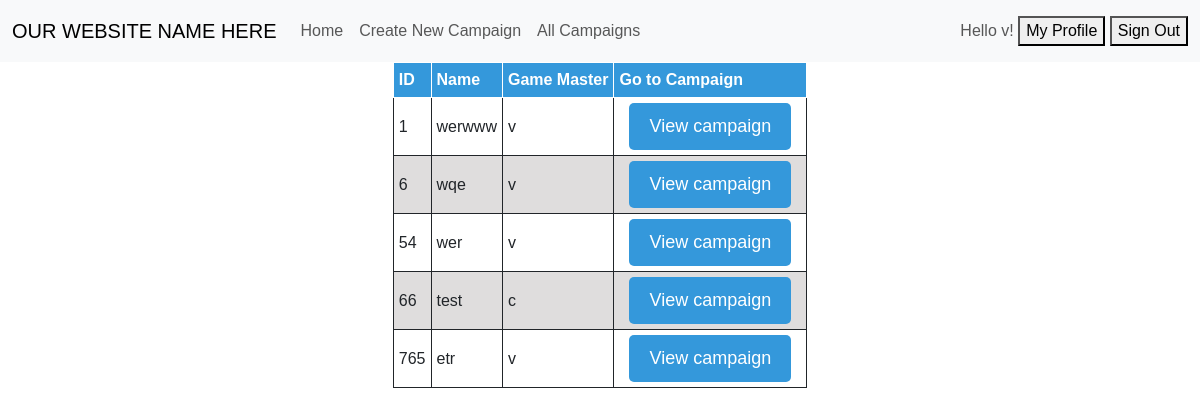
The app's page /campaigns (signed in) with its own data.
### app/models.py (models this page shows)
class Users(db.Model, UserMixin):
    __tablename__ = 'user_table'
    id: Mapped[str] = mapped_column(String, primary_key=True)
    username: Mapped[str] = mapped_column(String, nullable=False)
    email: Mapped[str] = mapped_column(String, nullable=False)
    password: Mapped[bytes] = mapped_column(LargeBinary, nullable=False)
    creation_date: Mapped[str] = mapped_column(String)

class Campaigns(db.Model):
    __tablename__ = 'campaign_table'
    id: Mapped[int] = mapped_column(Integer, primary_key=True)
    name: Mapped[str] = mapped_column(String, nullable=False)
    general_story: Mapped[str] = mapped_column(String)
    game_master_id: Mapped[str] = mapped_column(ForeignKey("user_table.id"))
    game_master: Mapped["Users"] = relationship()
    players: Mapped[str] = mapped_column(String)

### app/routes.py (the view)
@app.route('/campaigns', methods=['GET','POST'])
def campaigns():
    if current_user.is_authenticated:
        username= current_user.id
        campaigns = Campaigns.query.filter(Campaigns.players.contains(username))
        return render_template('all_campaigns.html',user=current_user,campaigns=campaigns,id=id)
    else:
        return render_template('all_campaigns.html',user=current_user)

### app/__init__.py (called while the page is built)
@login_manager.user_loader
def load_user(id):
    try:
        return db.session.query(Users).filter(Users.id == id).one()
    except:
        return None

### templates/all_campaigns.html (shortened to what this page needs)
{% extends 'base.html' %}
{% block main %}
{% if user.is_authenticated %}
    <div class="d-flex justify-content-center">
        <div class="block">
            <table>
            <tr>
                <th>ID</th>
                <th>Name</th>
                <th>Game Master</th>
                <th>Go to Campaign</th>
            </tr>
            {% for campaign in campaigns %}
            {% if loop.index % 2 == 0 %}
            <tr class="even_row">
                {% else %}
            <tr class="odd_row">
                {% endif %}
                <td>{{ campaign.id }}</td>
                <td>{{ campaign.name }}</td>
                <td>{{ campaign.game_master_id }}</td>
                <td><button type="button" class="button" onclick=simple_action("{{ url_for('campaign', id=campaign.id) }}")>View campaign</button></td>
            </tr>
            {% endfor %}
            </table>
            <br/>
        </div>
{% else %}
<p>Please log in to see your campaigns.</p>
{% endif %}
{% endblock %}

### templates/base.html (shortened to what this page needs)
<!DOCTYPE html>
<html lang="en">
<head>
    <link href="https://cdn.jsdelivr.net/npm/bootstrap@5.3.2/dist/css/bootstrap.min.css" rel="stylesheet">
    <link rel="stylesheet"  type="text/css" href="{{ url_for('.static', filename='style.css')}} ">
</head>
<body>
    <nav class="navbar navbar-expand-lg bg-body-tertiary">
        <div class="container-fluid">
          <a class="navbar-brand" href="#">OUR WEBSITE NAME HERE</a>
          <div class="collapse navbar-collapse" id="navbarText">
            <ul class="navbar-nav me-auto mb-2 mb-lg-0">
                <li class="nav-item">
                    <a class="nav-link" href="#" onclick=simple_action("{{ url_for('index') }}")>Home</a>
                  </li>
              <li class="nav-item">
                <a class="nav-link" href="#" onclick=simple_action("{{ url_for('campaign_create') }}")>Create New Campaign</a>
              </li>
              <li class="nav-item">
                <a class="nav-link" href="#" onclick=simple_action("{{ url_for('campaigns') }}")>All Campaigns</a>
              </li>
            </ul>
            <span class="navbar-text">
                {% if user.username|length %}
                Hello {{user.username}}!
                    <button type="button" class="modern-button" onclick=simple_action("{{ url_for('my_profile') }}")>My Profile</button>
                    <button type="button" class="modern-button" onclick=simple_action("{{ url_for('users_sign_out') }}")>Sign Out</button>
                {% else %}
                    <button type="button" class="modern-button" onclick=simple_action("{{ url_for('users_sign_in') }}")>Sign
                        In</button>
                    <button type="button" class="modern-button" onclick=simple_action("{{ url_for('users_sign_up') }}")>Sign
                        Up</button>
                {% endif %}
            </span>
          </div>
        </div>
      </nav>
{% block main %}
{% endblock %}
</body>
</html>

### static/style.css (style rules this page uses)
body { font-family: Arial, Helvetica, sans-serif; font-size: medium; }
table, th, td { border: 1px solid; padding: 5px }
th { background-color: #3498db; color: white }
.odd_row { background-color: white; }
.even_row { background-color: rgb(223, 221, 221); }
.button { background-color: #3498db; color: #fff; padding: 10px 20px; font-size: 18px; border: none; cursor: pointer; margin: 0 10px; border-radius: 5px; }

### records on screen
Users: username "v"
Campaigns: id "1", name "werwww", game_master_id "v"
Campaigns: id "6", name "wqe", game_master_id "v"
Campaigns: id "54", name "wer", game_master_id "v"
Campaigns: id "66", name "test", game_master_id "c"
Campaigns: id "765", name "etr", game_master_id "v"
